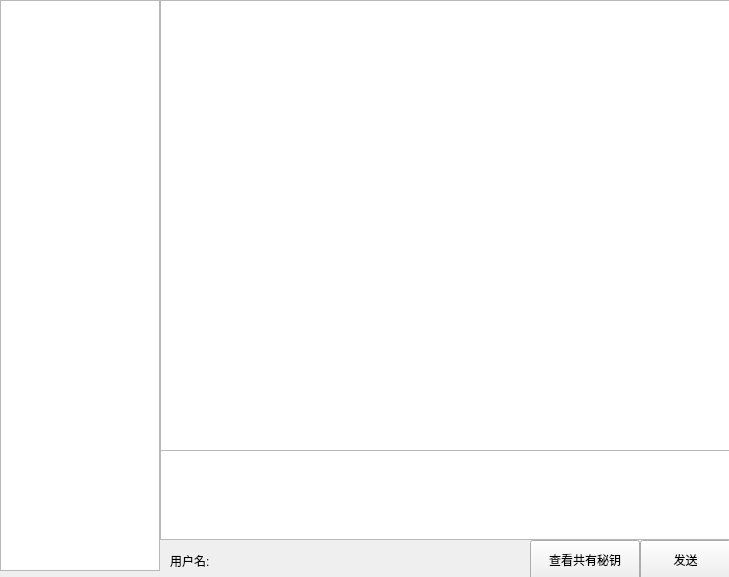
<?xml version="1.0" encoding="UTF-8"?>
<ui version="4.0">
 <class>MainWindow</class>
 <widget class="QMainWindow" name="MainWindow">
  <property name="geometry">
   <rect>
    <x>0</x>
    <y>0</y>
    <width>729</width>
    <height>577</height>
   </rect>
  </property>
  <property name="windowTitle">
   <string>Chatroom</string>
  </property>
  <widget class="QWidget" name="centralwidget">
   <widget class="QListView" name="list_users">
    <property name="geometry">
     <rect>
      <x>0</x>
      <y>0</y>
      <width>160</width>
      <height>571</height>
     </rect>
    </property>
    <property name="editTriggers">
     <set>QAbstractItemView::NoEditTriggers</set>
    </property>
   </widget>
   <widget class="QTextEdit" name="text_msg">
    <property name="geometry">
     <rect>
      <x>160</x>
      <y>450</y>
      <width>570</width>
      <height>90</height>
     </rect>
    </property>
   </widget>
   <widget class="QPushButton" name="btn_send">
    <property name="geometry">
     <rect>
      <x>640</x>
      <y>540</y>
      <width>91</width>
      <height>40</height>
     </rect>
    </property>
    <property name="text">
     <string>发送</string>
    </property>
   </widget>
   <widget class="QListWidget" name="list_history">
    <property name="geometry">
     <rect>
      <x>160</x>
      <y>0</y>
      <width>570</width>
      <height>451</height>
     </rect>
    </property>
    <property name="horizontalScrollBarPolicy">
     <enum>Qt::ScrollBarAsNeeded</enum>
    </property>
    <property name="editTriggers">
     <set>QAbstractItemView::NoEditTriggers</set>
    </property>
    <property name="selectionMode">
     <enum>QAbstractItemView::NoSelection</enum>
    </property>
   </widget>
   <widget class="QLabel" name="lab_user">
    <property name="geometry">
     <rect>
      <x>170</x>
      <y>550</y>
      <width>71</width>
      <height>21</height>
     </rect>
    </property>
    <property name="text">
     <string>用户名:</string>
    </property>
   </widget>
   <widget class="QLabel" name="lab_username">
    <property name="geometry">
     <rect>
      <x>250</x>
      <y>550</y>
      <width>260</width>
      <height>21</height>
     </rect>
    </property>
    <property name="text">
     <string/>
    </property>
   </widget>
   <widget class="QPushButton" name="btn_look_key">
    <property name="geometry">
     <rect>
      <x>530</x>
      <y>540</y>
      <width>110</width>
      <height>40</height>
     </rect>
    </property>
    <property name="text">
     <string>查看共有秘钥</string>
    </property>
   </widget>
  </widget>
 </widget>
 <resources/>
 <connections/>
</ui>
